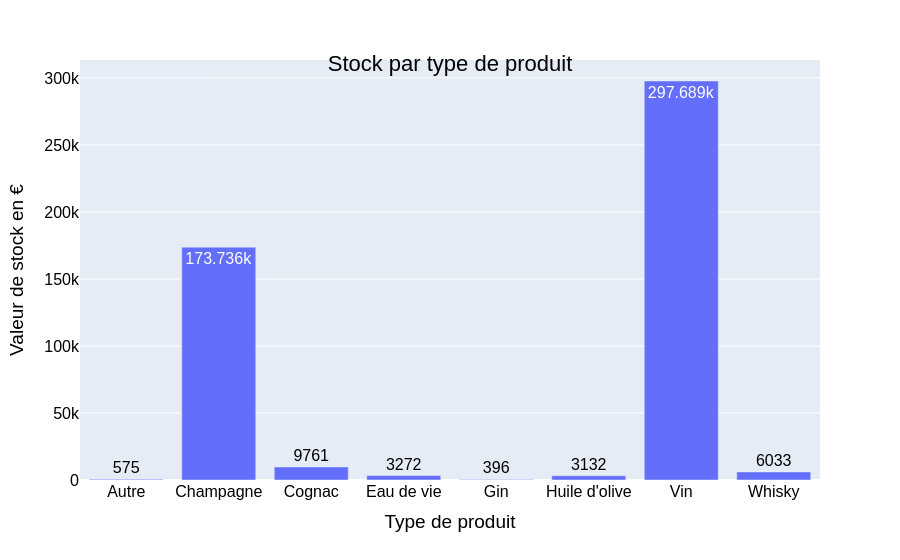

Notebook cell for this chart:
### Code cell
#Création d'un dataframe avec le stock par type de produit
table_stock_type = pd.pivot_table(df_merge, index=['product_type'], values=['valorisation_stock'], aggfunc='sum', margins=True)
table_stock_type = table_stock_type.reset_index()
table_stock_type = table_stock_type[table_stock_type["product_type"] != "All"]
table_stock_type = table_stock_type.round(0)
table_stock_type

#Affichage dans un graphique du stock par type de produit
fig = px.bar(table_stock_type, x='product_type', y='valorisation_stock', text_auto=True, labels={"product_type":"Type de produit", "valorisation_stock":"Valeur de stock en €" })
fig.update_layout(
    title={
        'text': "Stock par type de produit",
        'y':0.90,
        'x':0.5,
        'xanchor': 'center',
        'yanchor': 'top'})
fig.update_layout(
    font=dict(
        family="Arial",
        size=16,  # Set the font size here
        color="Black"))
fig.show()

### Figure 1 — Plotly figure (JSON) as saved in the notebook; plotly's stock layout.template omitted (floating-point values rounded to 4 significant figures)
{"data": [{"hovertemplate": "Type de produit=%{x}<br>Valeur de stock en €=%{y}<extra></extra>", "legendgroup": "", "marker": {"color": "#636efa", "pattern": {"shape": ""}}, "name": "", "orientation": "v", "showlegend": false, "textposition": "auto", "texttemplate": "%{y}", "type": "bar", "x": ["Autre", "Champagne", "Cognac", "Eau de vie", "Gin", "Huile d'olive", "Vin", "Whisky"], "xaxis": "x", "y": [575.0, 173700.0, 9761.0, 3272.0, 396.0, 3132.0, 297700.0, 6033.0], "yaxis": "y"}], "layout": {"barmode": "relative", "font": {"color": "Black", "family": "Arial", "size": 16}, "legend": {"tracegroupgap": 0}, "margin": {"t": 60}, "title": {"text": "Stock par type de produit", "x": 0.5, "xanchor": "center", "y": 0.9, "yanchor": "top"}, "xaxis": {"anchor": "y", "domain": [0, 1], "title": {"text": "Type de produit"}}, "yaxis": {"anchor": "x", "domain": [0, 1], "title": {"text": "Valeur de stock en €"}}}}
